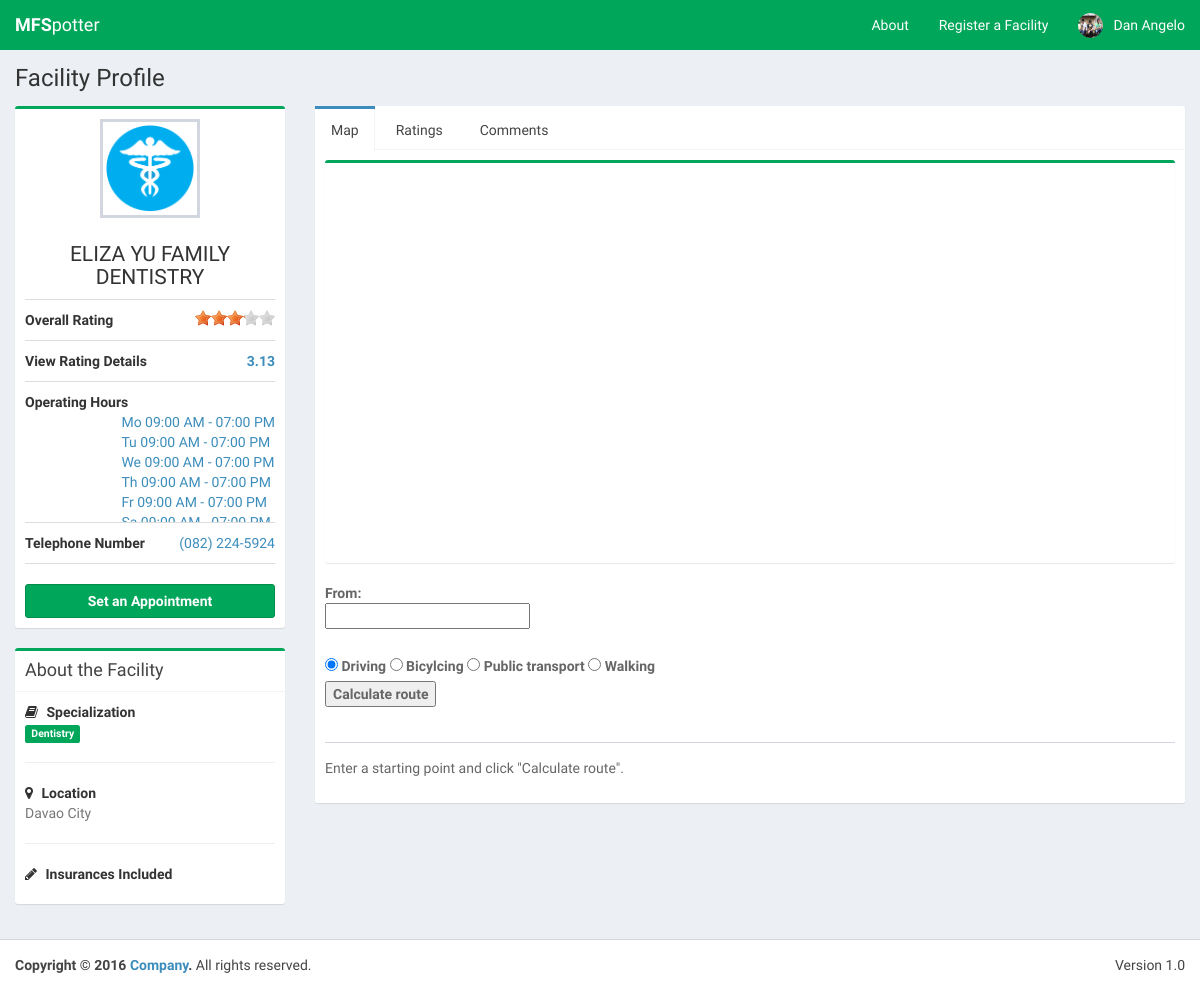
Page /facilityProfile.php?id=41 (signed in) on the committed database.
### tables this page shows
CREATE TABLE IF NOT EXISTS `facility` (
  `facilityID` int(4) NOT NULL AUTO_INCREMENT,
  `facilityName` varchar(50) NOT NULL,
  `telephoneNumber` text NOT NULL,
  `longhitude` double DEFAULT NULL,
  `latitude` double DEFAULT NULL,
  `address` varchar(40) NOT NULL,
  `facilityPicture` varchar(30) NOT NULL,
  PRIMARY KEY (`facilityID`)
);

### config.php (called while the page is built, shortened)
<?php
$dbname="mfspotter";
?>

### facilityProfile.php (the view, shortened to what this page needs)
<?php
  $facility_id = $_GET["id"];
  include('config.php');
  $operating_period = array();
  $special = array();
  $query = "SELECT * FROM `facility` WHERE facilityID = " . $facility_id . " ";
  $result = mysqli_query($connect, $query);
  if(mysqli_num_rows($result) > 0)
  {
    while($row = mysqli_fetch_array($result))
    {
      $facility_name = $row['facilityName'];
      $facility_tel = $row['telephoneNumber'];
      $facility_address = $row['address'];
      $facility_picture = $row['facilityPicture'];
    }
  }
  $query4 = "SELECT specialization FROM specialization sp, hasspecialization hs, facility f WHERE f.facilityID = hs.facilityID AND sp.specializationID = hs.specializationID AND f.facilityID = " . $facility_id . " ";
  $result4 = mysqli_query($connect, $query4);
  if(mysqli_num_rows($result4) > 0)
  {
    while($row4 = mysqli_fetch_array($result4))
    {
      $special[] = $row4['specialization'];
    }
  }
  $query2 = "SELECT dayofweek, DATE_FORMAT(timeOpened, '%h:%i %p') AS Opening_Time, DATE_FORMAT(timeClosed, '%h:%i %p') AS Closing_Time FROM `operatingperiod` WHERE facilityID = " . $facility_id . " ";
  $result2 = mysqli_query($connect, $query2);
  if(mysqli_num_rows($result2) > 0)
  {
    while($row2 = mysqli_fetch_array($result2))
    {
      $operating_period[] = array($row2['dayofweek'],$row2['Opening_Time'], $row2['Closing_Time']);
    }
  }
function getOverallVotePerID($id){
  include('config.php');
  $query = "SELECT AVG(rating) as overall, (SELECT AVG(rating) as last FROM rating WHERE dateRated <= DATE_SUB(NOW(),INTERVAL 1 YEAR) AND rating.facilityID = ".$id.")/2 as oneYearBefore
  FROM rating, facility
  WHERE rating.facilityID = facility.facilityID AND facility.facilityID = ".$id."
            AND dateRated >= DATE_SUB(NOW(),INTERVAL 1 YEAR)
            GROUP BY facility.facilityID";
  $result = mysqli_query($connect, $query);
  if(mysqli_num_rows($result) > 0)
  {
    while($row = mysqli_fetch_array($result))
    {
      if($row['oneYearBefore'] == null)
      {
        return number_format($row['overall'],2);
      }
      else
      {
        return number_format(($row['overall'] + $row['oneYearBefore'])/2 ,2);
      }
    }
  }
  else
  {
    return 0;
  }
}
?>
<!DOCTYPE html>
<html>
<head>
  <link rel="stylesheet" href="bootstrap/css/bootstrap.min.css">
  <link rel="stylesheet" href="https://cdnjs.cloudflare.com/ajax/libs/font-awesome/4.5.0/css/font-awesome.min.css">
  <link rel="stylesheet" href="https://cdnjs.cloudflare.com/ajax/libs/ionicons/2.0.1/css/ionicons.min.css">
  <link rel="stylesheet" href="dist/css/AdminLTE.min.css">
  <link rel="stylesheet" href="dist/css/skins/_all-skins.min.css">
  <link rel="stylesheet" href="plugins/rateit-scripts/rateit.css">
  <link rel="stylesheet" href="http://maxcdn.bootstrapcdn.com/font-awesome/latest/css/font-awesome.min.css">
  <link rel="stylesheet" href="dist/themes/fontawesome-stars.css">
  <link rel="stylesheet" href="dist/themes/fontawesome-stars-o.css">
</head>
<body class="hold-transition skin-green layout-top-nav" onload="load()">
<div class="wrapper">
   <header class="main-header">
    <nav class="navbar navbar-static-top">
      <div class="navbar-header">
        <a href="../mfspotter/Landing.php" class="navbar-brand"><b>MFS</b>potter</a>
      </div>
        <div class="navbar-custom-menu">
          <ul class="nav navbar-nav">
            <li><a href="#">About</a></li>
          <?php
            include("config.php");
            include("header.php");
          ?>
          </li>
        </ul>
      </div>
    </nav>
  </header>
  <div class="content-wrapper">
      <section class="content-header">
        <h1>
          Facility Profile
        </h1>
      </section>
      <section class="content">
        <div class="row">
          <div class="col-md-3">
            <div class="box box-primary box-success">
              <div class="box-body box-profile">
                <img class="profile-user-img img-responsive" src="/mfspotter/dist/img/facilitypic/<?php echo $facility_picture ?>.jpg" alt="User profile picture">
                <h3 class="profile-username text-center"><?php echo $facility_name ?></h3>
                <ul class="list-group list-group-unbordered">
                  <li class="list-group-item">
                    <b>Overall Rating</b>
                        <a class="pull-right">
                          <div class="rateit" data-rateit-value="<?php echo getOverallVotePerID($facility_id)?>"  data-rateit-ispreset="true" data-rateit-readonly="true">
                          </div>
                        </a>
                  </li>
                  <li class="list-group-item">
                    <b>View Rating Details</b>
                        <a class="pull-right">
                         <b><a data-toggle="modal" href="#ratingDetailsModal" class="pull-right"><?php echo number_format(getOverallVotePerID($facility_id),2)?></a></b>
                        </a>
                  </li>
                  <li class="list-group-item">
                    <b>Operating Hours</b> <a class="pull-right">
                    <?php
                      for($row = 0; $row < count($operating_period); $row++)
                      {
                        if($operating_period[$row][0] == 0)
                        {
                          $operating_period[$row][0] = "Su";
                        }
                        else if($operating_period[$row][0] == 1)
                        {
                          $operating_period[$row][0] = "Mo";
                        }
                        else if($operating_period[$row][0] == 2)
                        {
                          $operating_period[$row][0] = "Tu";
                        }
                        else if($operating_period[$row][0] == 3)
                        {
                          $operating_period[$row][0] = "We";
                        }
                        else if($operating_period[$row][0] == 4)
                        {
                          $operating_period[$row][0] = "Th";
                        }
                        else if($operating_period[$row][0] == 5)
                        {
                          $operating_period[$row][0] = "Fr";
                        }
                        else if($operating_period[$row][0] == 6)
                        {
                          $operating_period[$row][0] = "Sa";
                        }
                        echo ''. $operating_period[$row][0] . ' '. $operating_period[$row][1] .' - '. $operating_period[$row][2] ;
                        echo '<br/>';
                      }
                    ?>
                    </a>
                  </li>
                  <li class="list-group-item">
                    <b>Telephone Number</b> <a class="pull-right"><?php echo $facility_tel ?></a>
                  </li>
                </ul>
                 <a href="appointment.php?id=<?php echo $facility_id ?>" class="btn btn-success btn-block"><b>Set an Appointment</b></a>
              </div>
            </div>
            <div class="box box-primary box-success">
              <div class="box-header with-border">
                <h3 class="box-title">About the Facility</h3>
              </div>
              <div class="box-body">
                <strong><i class="fa fa-book margin-r-5"></i> Specialization</strong>
                <p class="text-muted">
                  <?php
                    foreach($special as $sp)
                    {
                      echo '<span class="label label-success">'. $sp .'</span> ';
                    }
                  ?>
                </p>
                <hr>
                <strong><i class="fa fa-map-marker margin-r-5"></i> Location</strong>
                <p class="text-muted"><?php echo $facility_address ?></p>
                <hr>
                <strong><i class="fa fa-pencil margin-r-5"></i> Insurances Included</strong>
              </div>
            </div>
          </div>
        <div class="col-md-9">
          <div class="nav-tabs-custom">
            <ul class="nav nav-tabs">
              <li class="active"><a href="#ltab_1" data-toggle="tab">Map</a></li>
              <li><a href="#ltab_2" data-toggle="tab">Ratings</a></li>
              <li><a href="#ltab_3" data-toggle="tab">Comments</a></li>
            </ul>
            <div class="tab-content">
              <div class="tab-pane active" id="ltab_1">
                <div class="box box-primary box-success">
                  <div id="viewfaci_map" style="position: relative; width:100%; height:400px"></div>
                </div>
                <div class="post">
                  <div class="user-block">
                      <label>
                        From: <br />
                        <input type="text" id="routeStart">
                              <br><a href="#" class="autoLink" style="display: none;">Use current location: <span>not found</span></a>
                      </label>
                        <br>
                        <label>
                        <br>
                      <label><input type="radio" name="travelMode" value="DRIVING" checked /> Driving</label>
                      <label><input type="radio" name="travelMode" value="BICYCLING" /> Bicylcing</label>
                      <label><input type="radio" name="travelMode" value="TRANSIT" /> Public transport</label>
                      <label><input type="radio" name="travelMode" value="WALKING" /> Walking</label>
                      <br><input type="submit" value="Calculate route" onclick="calcRoute();return false">
                  </div>
                </div>
                <div class="post">
                  <div class="user-block">
                    <div id="directionsPanel">
                      Enter a starting point and click "Calculate route".
                    </div>
                  </div>
                </div>
              </div>
            </div>
          </div>
        </div>
        </div>
        </div>
  </div>
  <footer class="main-footer">
    <div class="pull-right hidden-xs">
      Version 1.0
    </div>
    <strong>Copyright &copy; 2016 <a href="#">Company</a>.</strong> All rights reserved.
  </footer>
</body>
</html>

### rows in the picture
facility: facilityPicture (placeholder picture), facilityName "ELIZA YU FAMILY DENTISTRY", telephoneNumber "(082) 224-5924", address "Davao City"

### other values in the picture
$_SESSION["firstname"] "Dan Angelo"
getOverallVotePerID($facility_id) "3.13"
$operating_period[$row][0] "Mo"
$operating_period[$row][1] "09:00 AM"
$operating_period[$row][2] "07:00 PM"
$operating_period[$row][0] "Tu"
$operating_period[$row][0] "We"
$operating_period[$row][0] "Th"
$operating_period[$row][0] "Fr"
$sp "Dentistry"
